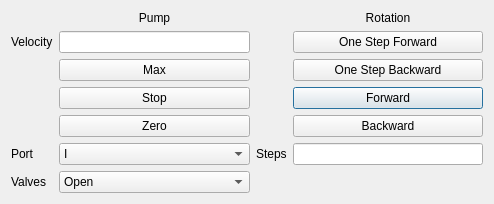
<?xml version="1.0" encoding="UTF-8"?>
<ui version="4.0">
 <class>PumpAndRotationDialog</class>
 <widget class="QDialog" name="PumpAndRotationDialog">
  <property name="geometry">
   <rect>
    <x>0</x>
    <y>0</y>
    <width>494</width>
    <height>199</height>
   </rect>
  </property>
  <property name="windowTitle">
   <string>Dialog</string>
  </property>
  <layout class="QGridLayout" name="gridLayout">
   <item row="6" column="3">
    <widget class="QLineEdit" name="steps_line_edit"/>
   </item>
   <item row="6" column="2">
    <widget class="QLabel" name="steps_label">
     <property name="text">
      <string>Steps</string>
     </property>
    </widget>
   </item>
   <item row="3" column="3">
    <widget class="QPushButton" name="f_button">
     <property name="text">
      <string>Forward</string>
     </property>
    </widget>
   </item>
   <item row="4" column="3">
    <widget class="QPushButton" name="b_button">
     <property name="text">
      <string>Backward</string>
     </property>
    </widget>
   </item>
   <item row="0" column="1">
    <widget class="QLabel" name="pump_label">
     <property name="text">
      <string>Pump</string>
     </property>
     <property name="alignment">
      <set>Qt::AlignCenter</set>
     </property>
    </widget>
   </item>
   <item row="2" column="1">
    <widget class="QPushButton" name="max_button">
     <property name="text">
      <string>Max</string>
     </property>
    </widget>
   </item>
   <item row="4" column="1">
    <widget class="QPushButton" name="zero_button">
     <property name="text">
      <string>Zero</string>
     </property>
    </widget>
   </item>
   <item row="2" column="3">
    <widget class="QPushButton" name="one_step_b_button">
     <property name="text">
      <string>One Step Backward</string>
     </property>
    </widget>
   </item>
   <item row="1" column="3">
    <widget class="QPushButton" name="one_step_f_button">
     <property name="text">
      <string>One Step Forward</string>
     </property>
    </widget>
   </item>
   <item row="3" column="1">
    <widget class="QPushButton" name="stop_button">
     <property name="text">
      <string>Stop</string>
     </property>
    </widget>
   </item>
   <item row="0" column="3">
    <widget class="QLabel" name="rotation_label">
     <property name="text">
      <string>Rotation</string>
     </property>
     <property name="alignment">
      <set>Qt::AlignCenter</set>
     </property>
    </widget>
   </item>
   <item row="1" column="0">
    <widget class="QLabel" name="velocity_label">
     <property name="text">
      <string>Velocity</string>
     </property>
    </widget>
   </item>
   <item row="6" column="0">
    <widget class="QLabel" name="port_label">
     <property name="text">
      <string>Port</string>
     </property>
    </widget>
   </item>
   <item row="6" column="1">
    <widget class="QComboBox" name="port_combo_box">
     <item>
      <property name="text">
       <string>I</string>
      </property>
     </item>
     <item>
      <property name="text">
       <string>E</string>
      </property>
     </item>
     <item>
      <property name="text">
       <string>O</string>
      </property>
     </item>
    </widget>
   </item>
   <item row="1" column="1">
    <widget class="QLineEdit" name="velocity_line_edit"/>
   </item>
   <item row="7" column="0">
    <widget class="QLabel" name="label">
     <property name="text">
      <string>Valves</string>
     </property>
    </widget>
   </item>
   <item row="7" column="1">
    <widget class="QComboBox" name="comboBox">
     <item>
      <property name="text">
       <string>Open</string>
      </property>
     </item>
     <item>
      <property name="text">
       <string>Closed</string>
      </property>
     </item>
    </widget>
   </item>
  </layout>
 </widget>
 <resources/>
 <connections/>
</ui>
